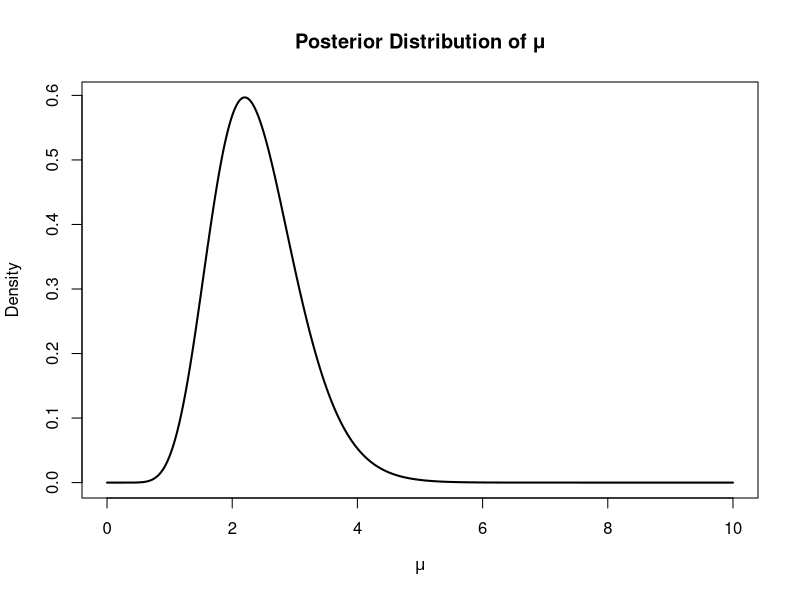
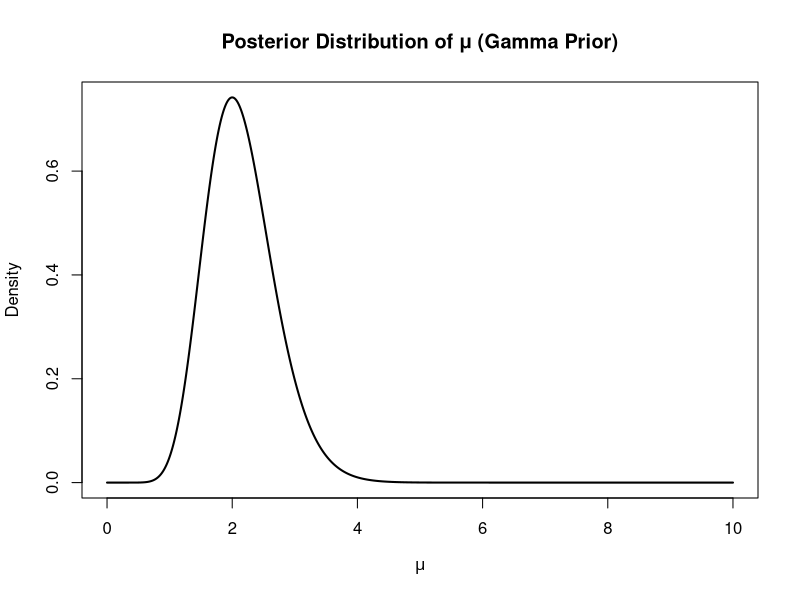

Reproduce these figures in R, in order.
# Part a

x <- c(3, 0, 1, 5, 2)
n <- length(x) # number of observations (5 days)
sum_x <- sum(x) # total number of defects

alpha <- sum_x + 1
beta <- n

mu_vals <- seq(0, 10, length.out = 1000)
posterior_vals <- dgamma(mu_vals, shape = alpha, rate = beta)

plot(mu_vals, posterior_vals, type = "l", lwd = 2, main = "Posterior Distribution of μ", xlab = expression(mu), ylab="Density")

#analytical
mean_post <- alpha/beta
var_post <- alpha/ (beta^2)
median_post <- qgamma(0.5, shape=alpha,rate=beta)

cat("Analytical Posterior Mean:", mean_post, "\n")
cat("Analytical Posterior Median:", median_post, "\n")
cat("Analytical Posterior Variance:", var_post, "\n")

#numerical
set.seed(42)
posterior_samples <- rgamma(10000, shape=alpha, rate=beta)

mean_num <- mean(posterior_samples)
median_num <- median(posterior_samples)
var_num <- var(posterior_samples)

cat("\nNumerical Posterior Mean:", mean_num, "\n")
cat("Numerical Posterior Median:", median_num, "\n")
cat("Numerical Posterior Variance:", var_num, "\n")

# Part b
alpha_prior <- 4
beta_prior <- 2

alpha_post <- alpha_prior + sum_x
beta_post <- beta_prior + n

posterior_vals <- dgamma(mu_vals, shape= alpha_post, rate=beta_post)

plot(mu_vals, posterior_vals, type="l" ,lwd = 2, main = "Posterior Distribution of μ (Gamma Prior)", xlab = expression(mu), ylab="Density" )

#analytical
mean_poster <- alpha_post/ beta_post
var_poster <- alpha_post/(beta_post^2)
median_poster <- qgamma(0.5, shape=alpha_post, rate=beta_post)

cat("Analytical Posterior Mean:", mean_poster, "\n")
cat("Analytical Posterior Median:", median_poster, "\n")
cat("Analytical Posterior Variance:", var_poster, "\n")

#numerica
set.seed(42)
poster_samples <-rgamma(10000, shape=alpha_post, rate=beta_post)

mean <- mean(poster_samples)
median <- median(poster_samples)
var <- var(poster_samples)

cat("\nNumerical Posterior Mean:", mean, "\n")
cat("Numerical Posterior Median:", median, "\n")
cat("Numerical Posterior Variance:", var, "\n")

# part c
sd_unif <- sqrt(alpha/(beta^2))

ci_unif <- qgamma(c(0.025, 0.975), shape=alpha, rate=beta)

#normal approx using same mean and sd
ci_unif_norm <- mean_post + qnorm(c(0.025, 0.975)) * sd_unif

sd_gamma <- sqrt(alpha_post/(beta_post^2))

ci_gamma <- qgamma(c(0.025, 0.975), shape= alpha_post, rate=beta_post)
ci_gamma_norm <- mean_poster + qnorm(c(0.025, 0.975)) * sd_gamma

cat("Uniform prior posterior (Gamma(12, 5)):\n")
cat("95% credibility interval (Gamma):", ci_unif, "\n")
cat("95% credibility interval (normal approx):", ci_unif_norm, "\n\n")
cat("Informative Gamma prior posterior (Gamma(15, 7)):\n")
cat("95% credibility interval (Gamma):", ci_gamma, "\n")
cat("95% credibility interval (normal approx):", ci_gamma_norm)

alpha_alt <- 1
beta_alt <- 0.5

alpha_post_alt <- alpha_alt + sum_x
beta_post_alt <- beta_alt + n

mean_alt <- alpha_post_alt / beta_post_alt
sd_alt <- sqrt(alpha_post_alt / beta_post_alt^2)

ci_alt <- qgamma(c(0.025, 0.975), shape = alpha_post_alt, rate = beta_post_alt)
ci_alt_norm <- mean_alt + qnorm(c(0.025, 0.975)) * sd_alt

cat("\nAlternative Prior Posterior (Gamma(12, 5.5)):\n")
cat(" - 95% Credibility Interval (Gamma):", ci_alt, "\n")
cat(" - 95% Credibility Interval (Normal Approx):", ci_alt_norm, "\n")